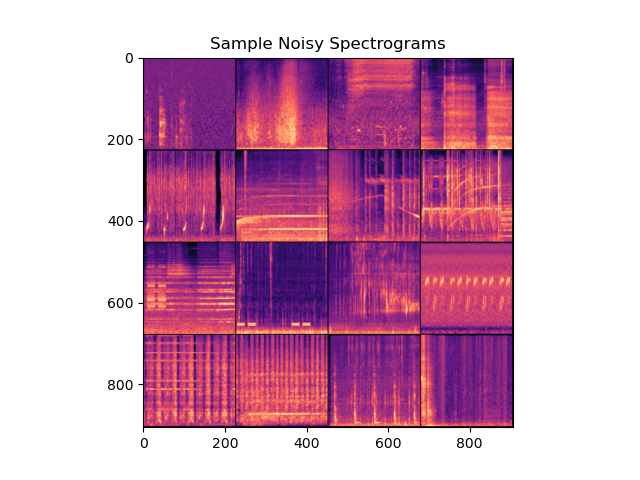
#> input picture audio/DTC/debug_spectrograms.png, 640 x 480 px
$ python precompute_spectrograms.py --input_dir ../DTC --output_dir out --noise_type gaussian
#> lines starting #> are read from the running program, lines starting #| are printed output that depends on the picture
import os
import cv2
import numpy as np
from tqdm import tqdm
from PIL import Image
import argparse

def add_gaussian_noise(image, mean=0, std=25):
    noise = np.random.normal(mean, std, image.shape).astype(np.float32)
    noisy_img = image.astype(np.float32) + noise
    return np.clip(noisy_img, 0, 255).astype(np.uint8)

def add_salt_pepper_noise(image, salt_prob=0.01, pepper_prob=0.01):
    noisy_img = image.copy()
    h, w = noisy_img.shape
    num_salt = int(salt_prob * h * w)
    num_pepper = int(pepper_prob * h * w)

    salt_coords = [np.random.randint(0, i - 1, num_salt) for i in noisy_img.shape]
    pepper_coords = [np.random.randint(0, i - 1, num_pepper) for i in noisy_img.shape]

    noisy_img[salt_coords[0], salt_coords[1]] = 255
    noisy_img[pepper_coords[0], pepper_coords[1]] = 0
    return noisy_img

def process_images(input_root, output_root, noise_type, std, sp_ratio):
#> called with input_root = '../DTC', output_root = 'out', noise_type = 'gaussian', std = 25, sp_ratio = 0.01
    for root, _, files in os.walk(input_root):
        for fname in tqdm(files):
            if not fname.endswith(".png"):
                continue
            class_dir = os.path.relpath(root, input_root)
            in_path = os.path.join(root, fname)
            out_dir = os.path.join(output_root, class_dir)
            os.makedirs(out_dir, exist_ok=True)
            out_path = os.path.join(out_dir, fname)

            img = Image.open(in_path).convert("L")
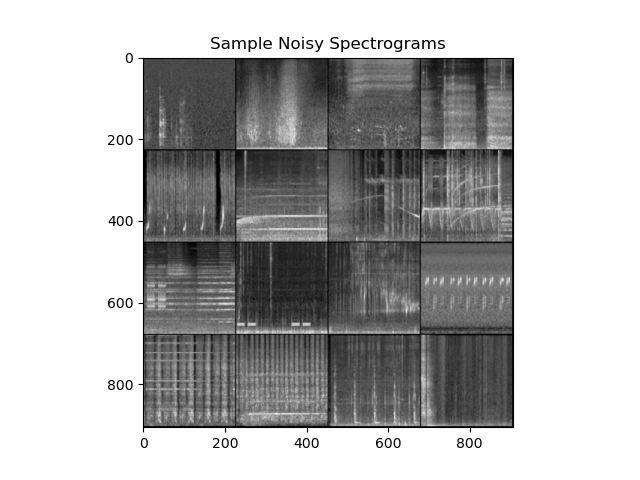
#> img: PIL image 640x480 L; min 0, max 255, mean 180.1
            img_np = np.array(img)

            if noise_type == "gaussian":
                noisy = add_gaussian_noise(img_np, std=std)
#> in add_gaussian_noise, `noisy_img = image.astype(np.float32) + noise`:
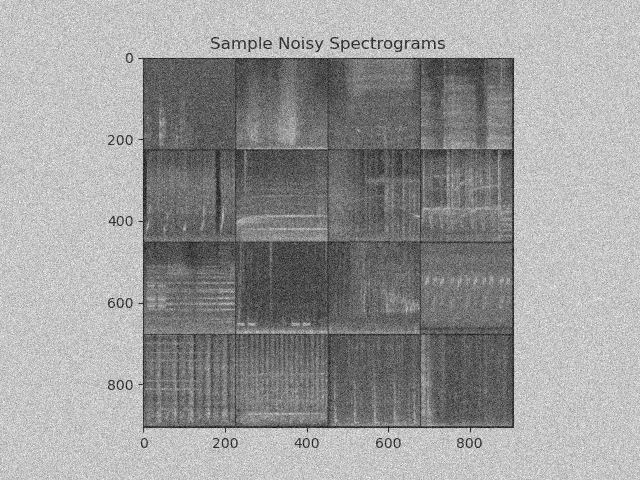
#> noisy_img: shape (480, 640) float32; min -91.67, max 356.4, mean 180.2; drawn with min black and max white
#> in add_gaussian_noise, `return np.clip(noisy_img, 0, 255).astype(np.uint8)`:
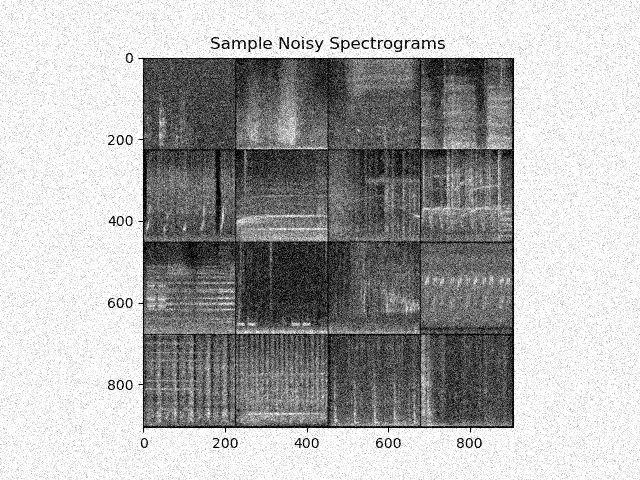
#> returned value: shape (480, 640); min 0, max 255, mean 174.5
            elif noise_type == "saltpepper":
                noisy = add_salt_pepper_noise(img_np, salt_prob=sp_ratio, pepper_prob=sp_ratio)
            else:
                raise ValueError(f"Unsupported noise type: {noise_type}")

            cv2.imwrite(out_path, noisy)

def main():
    parser = argparse.ArgumentParser()
    parser.add_argument("--input_dir", type=str, required=True)
    parser.add_argument("--output_dir", type=str, required=True)
    parser.add_argument("--noise_type", type=str, choices=["gaussian", "saltpepper"], required=True)
    parser.add_argument("--std", type=float, default=25)
    parser.add_argument("--sp_ratio", type=float, default=0.01)

    args = parser.parse_args()

    process_images(args.input_dir, args.output_dir, args.noise_type, args.std, args.sp_ratio)

if __name__ == "__main__":
    main()
